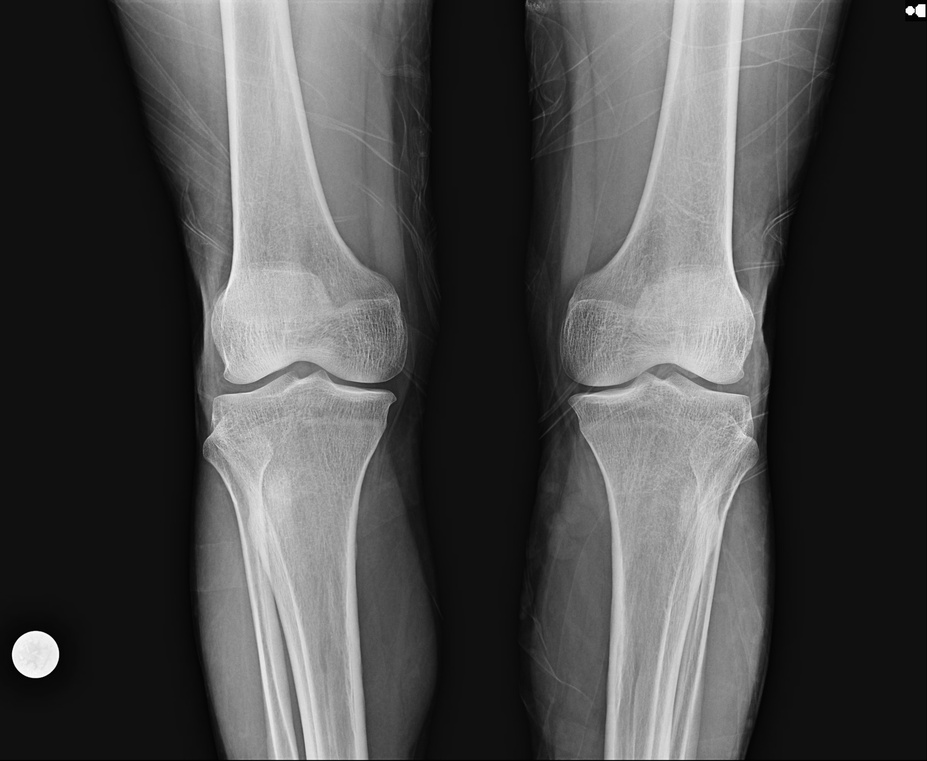
#> input picture backend/test_images/OS46.jpg, 927 x 761 px, shrunk from 2430 x 1994 before the run
$ python -i cortical_thickness.py   (imports and definitions only)
#> lines starting #> are read from the running program, lines starting #| are printed output that depends on the picture; after the words box and inside, x2 and y2 are one past the last pixel; in counts of white or black regions, pixels touching at a corner belong together
#> further down, picture is the input picture: shape (761, 927, 3); min 0, max 255, mean 75.8
import numpy as np
import cv2

def measure_cortical_thickness(image):
    """Measures cortical bone thickness using edge detection."""
    gray = cv2.cvtColor(image, cv2.COLOR_RGB2GRAY)
    blurred = cv2.GaussianBlur(gray, (5, 5), 0)
    edges = cv2.Canny(blurred, 100, 200)
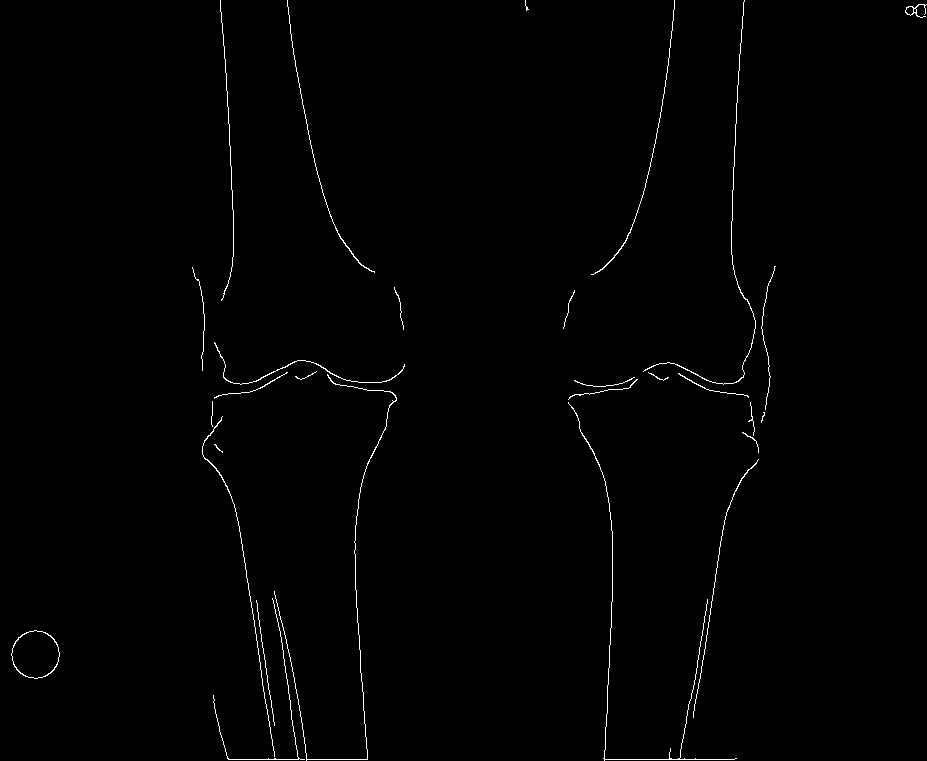
#> edges: shape (761, 927); 0.76% white in thin lines or dots

    contours, _ = cv2.findContours(edges, cv2.RETR_EXTERNAL, cv2.CHAIN_APPROX_SIMPLE)
#> contours = 29 contours, 19 with area under 20; largest, box (x1, y1, x2, y2) and area: (11, 630, 60, 679) 1768, (905, 4, 927, 18) 78, (214, 342, 405, 385) 56, (202, 416, 275, 757) 38, (643, 0, 756, 385) 38

    if not contours:
        return {"error": "No bone edges detected. Image might be unclear."}

    largest_contour = max(contours, key=cv2.contourArea)
#> largest_contour = contour of 75 points, box (x1, y1, x2, y2) (11, 630, 60, 679), area 1768
    x, y, w, h = cv2.boundingRect(largest_contour)
#> x = 11; y = 630; w = 49; h = 49

    thicknesses = []
    for i in range(y, y + h, 10):
        edge_pixels = np.where(edges[i, x:x + w] > 0)[0]
        if len(edge_pixels) >= 2:
            thickness = edge_pixels[-1] - edge_pixels[0]
            thicknesses.append(thickness)
#> this loop made 5 passes
#> (edge_pixels, thickness) on passes 1 to 5: ([23, 24, 25], 2), ([5, 6, 43], 38), ([1, 47], 46), ([1, 47], 46), ([6, 7, 41, 42], 36)
#> after the loop, thicknesses = [2, 38, 46, 46, 36]

    if not thicknesses:
        return {"error": "Failed to measure cortical thickness."}

    avg_thickness = np.mean(thicknesses)
#> avg_thickness = 33.6

    if avg_thickness > 3.5:
        risk = "Low"
    elif 2.0 <= avg_thickness <= 3.5:
        risk = "Moderate"
    else:
        risk = "High"

    return {"average_cortical_thickness": round(avg_thickness, 2), "osteoporosis_risk": risk}

>>> import cv2
>>> picture = cv2.cvtColor(cv2.imread('../test_images/OS46.jpg'), cv2.COLOR_BGR2RGB)
>>> result = measure_cortical_thickness(picture)
#> result = {'average_cortical_thickness': 33.6, 'osteoporosis_risk': 'Low'}
